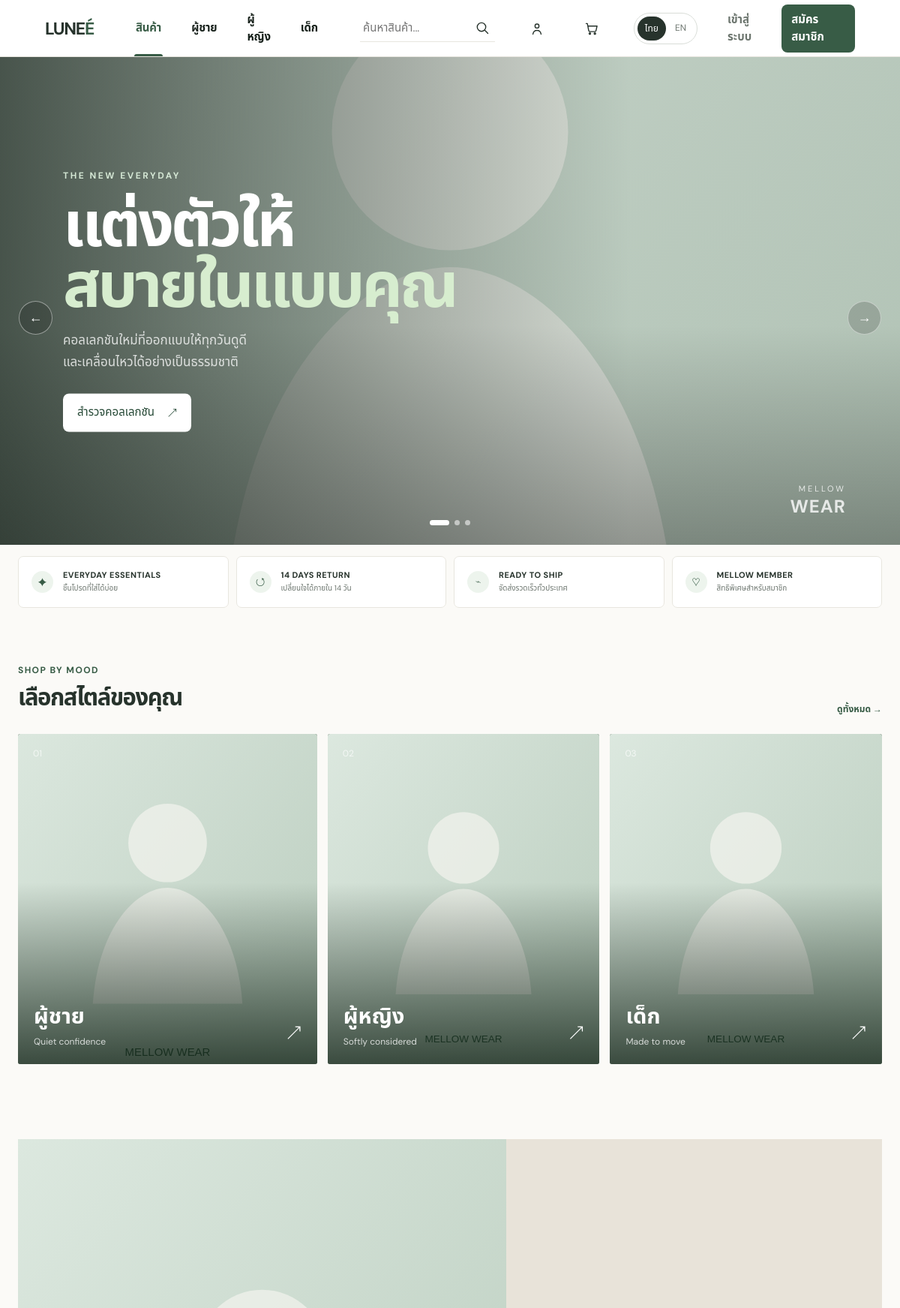
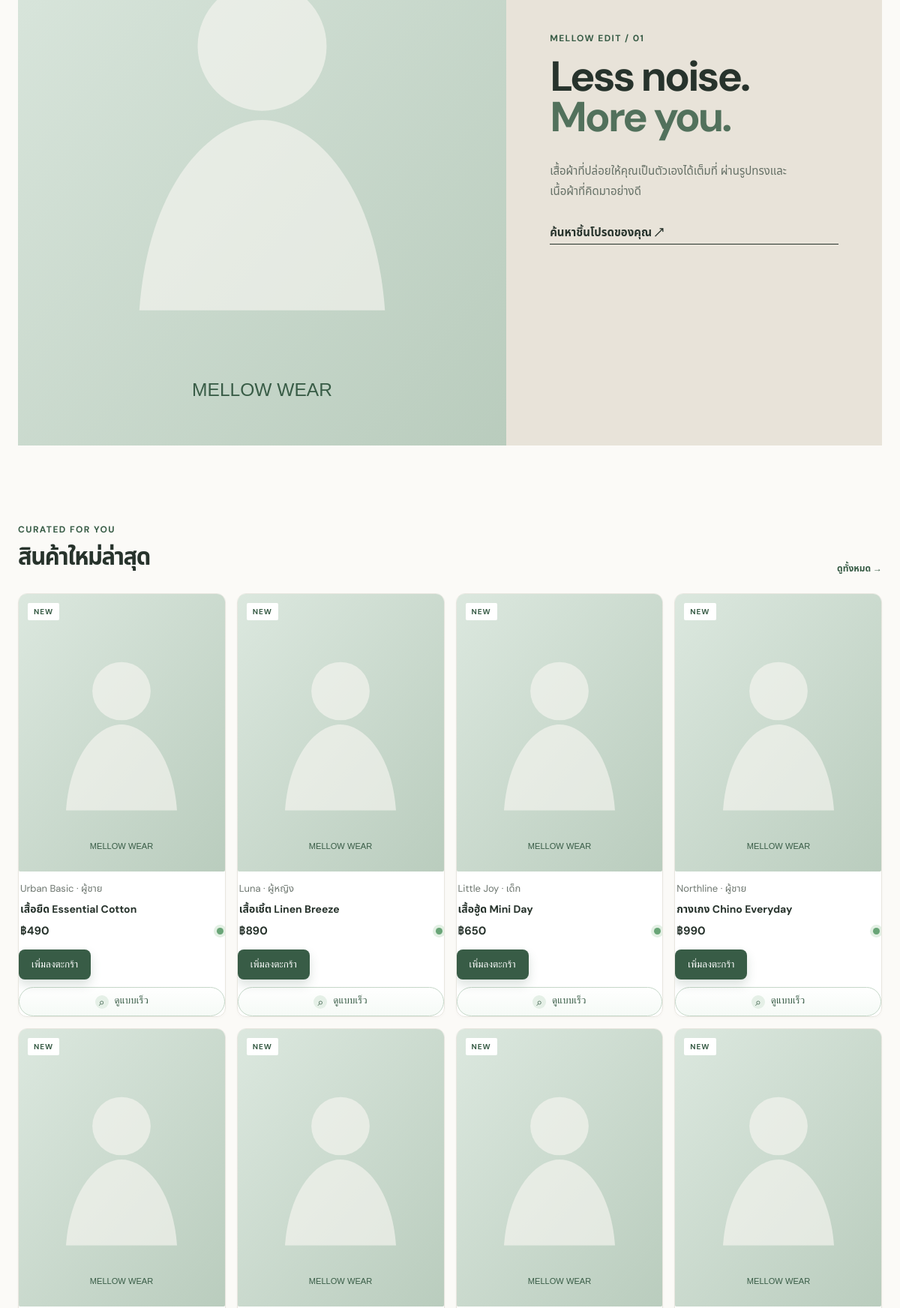
The page / (upper part) on the database its author committed (2 pictures, top to bottom).
### tables this page shows
CREATE TABLE products (
  id INT UNSIGNED AUTO_INCREMENT PRIMARY KEY,
  name VARCHAR(180) NOT NULL,
  category ENUM('men','women','kids') NOT NULL,
  brand VARCHAR(80) NOT NULL,
  color VARCHAR(50) NOT NULL,
  sizes VARCHAR(120) NOT NULL,
  price DECIMAL(10,2) NOT NULL,
  stock INT NOT NULL DEFAULT 0,
  image_url VARCHAR(500) DEFAULT NULL,
  description TEXT,
  is_active TINYINT(1) NOT NULL DEFAULT 1,
  created_at TIMESTAMP DEFAULT CURRENT_TIMESTAMP
);

### config.php (called while the page is built, shortened)
<?php
function db(): PDO {
    static $pdo;
    if (!$pdo) {
        $pdo = new PDO('mysql:host='.DB_HOST.';dbname='.DB_NAME.';charset=utf8mb4', DB_USER, DB_PASS, [
            PDO::ATTR_ERRMODE => PDO::ERRMODE_EXCEPTION,
            PDO::ATTR_DEFAULT_FETCH_MODE => PDO::FETCH_ASSOC,
        ]);
    }
    return $pdo;
}
function current_user(): ?array { return $_SESSION['user'] ?? null; }
function current_lang(): string { return ($_SESSION['lang'] ?? 'th') === 'en' ? 'en' : 'th'; }
function t(string $thai, string $english): string { return current_lang() === 'en' ? $english : $thai; }
function e(?string $value): string { return htmlspecialchars((string)$value, ENT_QUOTES, 'UTF-8'); }

### index.php (the view, shortened to what this page needs)
<?php
require_once __DIR__.'/config.php';
$where=['is_active = 1'];$params=[];
$sort=($_GET['sort']??'')==='high'?'price DESC':(($_GET['sort']??'')==='low'?'price ASC':'created_at DESC');$stmt=db()->prepare('SELECT * FROM products WHERE '.implode(' AND ',$where)." ORDER BY $sort");$stmt->execute($params);$products=$stmt->fetchAll();$colors=db()->query('SELECT DISTINCT color FROM products WHERE is_active=1 ORDER BY color')->fetchAll(PDO::FETCH_COLUMN);$brands=db()->query('SELECT DISTINCT brand FROM products WHERE is_active=1 ORDER BY brand')->fetchAll(PDO::FETCH_COLUMN);$page_title='Mellow Wear | เสื้อผ้าทุกวัน';require __DIR__.'/partials_header.php';
?>
<main class="storefront" id="top">
<section class="store-hero" data-reveal><div class="hero-slide active"><img src="https://images.unsplash.com/photo-1529139574466-a303027c1d8b?auto=format&fit=crop&w=1800&q=88" alt="คอลเลกชันเสื้อผ้า Mellow Wear"><div class="hero-overlay"></div><div class="hero-copy"><div class="eyebrow">THE NEW EVERYDAY</div><h1>แต่งตัวให้<br><em>สบายในแบบคุณ</em></h1><p>คอลเลกชันใหม่ที่ออกแบบให้ทุกวันดูดี<br>และเคลื่อนไหวได้อย่างเป็นธรรมชาติ</p><a class="button hero-button" href="#new-arrivals">สำรวจคอลเลกชัน <span>↗</span></a></div></div><button class="hero-arrow prev" aria-label="สไลด์ก่อนหน้า">←</button><button class="hero-arrow next" aria-label="สไลด์ถัดไป">→</button><div class="hero-dots"><i class="active"></i><i></i><i></i></div><div class="hero-label">MELLOW<br><b>WEAR</b></div></section>
<section class="service-row" data-reveal><div><span>✦</span><b>EVERYDAY ESSENTIALS</b><small>ชิ้นโปรดที่ใส่ได้บ่อย</small></div><div><span>↺</span><b>14 DAYS RETURN</b><small>เปลี่ยนใจได้ภายใน 14 วัน</small></div><div><span>⌁</span><b>READY TO SHIP</b><small>จัดส่งรวดเร็วทั่วประเทศ</small></div><div><span>♡</span><b>MELLOW MEMBER</b><small>สิทธิพิเศษสำหรับสมาชิก</small></div></section>
<section class="shop-categories section-shell" data-reveal><div class="section-intro"><div><div class="eyebrow">SHOP BY MOOD</div><h2>เลือกสไตล์ของคุณ</h2></div><a class="view-link" href="#filters">ดูทั้งหมด →</a></div><div class="category-editorial"><a class="cat-tile cat-men" href="index.php?category=men"><img src="https://images.unsplash.com/photo-1617137968427-85924c800a22?auto=format&fit=crop&w=900&q=85" alt="เสื้อผ้าผู้ชาย" loading="lazy"><span>01</span><div><b>ผู้ชาย</b><small>Quiet confidence</small></div><i>↗</i></a><a class="cat-tile cat-women" href="index.php?category=women"><img src="https://images.unsplash.com/photo-1485968579580-b6d095142e6e?auto=format&fit=crop&w=900&q=85" alt="เสื้อผ้าผู้หญิง" loading="lazy"><span>02</span><div><b>ผู้หญิง</b><small>Softly considered</small></div><i>↗</i></a><a class="cat-tile cat-kids" href="index.php?category=kids"><img src="https://images.unsplash.com/photo-1503919545889-aef636e10ad4?auto=format&fit=crop&w=900&q=85" alt="เสื้อผ้าเด็ก" loading="lazy"><span>03</span><div><b>เด็ก</b><small>Made to move</small></div><i>↗</i></a></div></section>
<section class="promo-banner section-shell" data-reveal><div class="promo-image"><img src="https://images.unsplash.com/photo-1496747611176-843222e1e57c?auto=format&fit=crop&w=1400&q=85" alt="Mellow Wear new collection" loading="lazy"></div><div class="promo-copy"><div class="eyebrow">MELLOW EDIT / 01</div><h2>Less noise.<br><em>More you.</em></h2><p>เสื้อผ้าที่ปล่อยให้คุณเป็นตัวเองได้เต็มที่ ผ่านรูปทรงและเนื้อผ้าที่คิดมาอย่างดี</p><a class="text-link" href="#new-arrivals">ค้นหาชิ้นโปรดของคุณ ↗</a></div></section>
<section class="store-products section-shell" id="new-arrivals"><div class="section-intro" data-reveal><div><div class="eyebrow">CURATED FOR YOU</div><h2>สินค้าใหม่ล่าสุด</h2></div><a class="view-link" href="#filters">ดูทั้งหมด →</a></div><div class="product-grid store-grid"><?php foreach($products as $i=>$p): ?><article class="card store-card" data-reveal style="--delay:<?=$i*70?>ms"><a class="card-image" href="product.php?id=<?=$p['id']?>"><img src="<?=e($p['image_url'])?>" alt="<?=e($p['name'])?>" loading="lazy"><span class="card-badge">NEW</span></a><div class="card-body"><div class="card-meta"><?=e($p['brand'])?> · <?=['men'=>'ผู้ชาย','women'=>'ผู้หญิง','kids'=>'เด็ก'][$p['category']]?></div><h3><?=e($p['name'])?></h3><div class="card-bottom"><div class="price">฿<?=number_format((float)$p['price'])?></div><span class="stock-dot" title="พร้อมส่ง"></span></div></div><form method="post" action="cart.php" class="quick-add-form"><button class="button" type="submit">เพิ่มลงตะกร้า</button></form></article><?php endforeach; ?></div></section>
</main><?php require __DIR__.'/partials_footer.php'; ?>

### partials_header.php (shortened to what this page needs)
<?php
require_once __DIR__.'/config.php';
$user = current_user(); $is_admin_user = $user && (($user['role'] ?? '') === 'admin'); $cart_total = cart_count(); $lang = current_lang();
?>
<!doctype html><html lang="<?=$lang?>"><head><link rel="stylesheet" href="assets/style.css?v=20260912"><?php if (basename($_SERVER['SCRIPT_NAME']) === 'index.php'): ?><link rel="stylesheet" href="assets/storefront.css?v=20260912"><?php endif; ?></head><body>
<div class="page-progress" aria-hidden="true"></div><header class="site-header"><a class="brand" href="index.php" aria-label="Mellow Wear หน้าหลัก">mellow<span>wear</span></a><button class="menu-toggle" type="button" aria-label="<?=e(t('เปิดเมนู','Open menu'))?>" aria-expanded="false"><i></i><i></i><i></i></button><nav class="main-nav"><a href="index.php"><?=e(t('สินค้า','Shop'))?></a><a href="index.php?category=men"><?=e(t('ผู้ชาย','Men'))?></a><a href="index.php?category=women"><?=e(t('ผู้หญิง','Women'))?></a><a href="index.php?category=kids"><?=e(t('เด็ก','Kids'))?></a></nav><form class="header-search" method="get" action="index.php"><input type="search" name="q" value="<?=e($_GET['q'] ?? '')?>" placeholder="<?=e(t('ค้นหาสินค้า...','Search products...'))?>" aria-label="<?=e(t('ค้นหาสินค้า','Search products'))?>"><button type="submit" aria-label="<?=e(t('ค้นหา','Search'))?>" title="<?=e(t('ค้นหา','Search'))?>"><svg viewBox="0 0 24 24" aria-hidden="true"><circle cx="10.8" cy="10.8" r="6.8"></circle><path d="m16 16 5 5"></path></svg></button></form><a class="header-icon account-icon" href="<?=$user?'member.php':'login.php'?>" aria-label="<?=e(t('สมาชิก','Account'))?>" title="<?=e(t('บัญชีสมาชิก','Account'))?>"><svg viewBox="0 0 24 24" aria-hidden="true"><circle cx="12" cy="8" r="3.2"></circle><path d="M5.5 21c.6-4 2.8-6 6.5-6s5.9 2 6.5 6"></path></svg></a><a class="header-icon cart-icon" href="cart.php" aria-label="<?=e(t('ตะกร้าสินค้า','Shopping cart'))?>" title="<?=e(t('ตะกร้าสินค้า','Shopping cart'))?>"><svg viewBox="0 0 24 24" aria-hidden="true"><path d="M3 4h2l2.1 11.2a2 2 0 0 0 2 1.7h7.8a2 2 0 0 0 1.9-1.5L20.5 8H6"></path><circle cx="9" cy="20" r="1.2"></circle><circle cx="17" cy="20" r="1.2"></circle></svg><?php if ($cart_total): ?><b><?=$cart_total?></b><?php endif; ?></a><div class="language-switcher"><a href="?lang=th" class="<?=$lang==='th'?'active':''?>">ไทย</a><a href="?lang=en" class="<?=$lang==='en'?'active':''?>">EN</a></div><div class="nav-user"><?php if ($user): ?><?php if ($is_admin_user): ?><a class="admin-link" href="admin.php"><?=e(t('หลังบ้าน','Admin'))?></a><?php endif; ?><a class="welcome-link" href="member.php"><?=e(t('สวัสดี, ','Hi, '))?><?= e(explode(' ', $user['name'])[0]) ?></a><a href="logout.php"><?=e(t('ออกจากระบบ','Log out'))?></a><?php else: ?><a href="login.php"><?=e(t('เข้าสู่ระบบ','Log in'))?></a><a class="button button-small" href="register.php"><?=e(t('สมัครสมาชิก','Sign up'))?></a><?php endif; ?></div></header>

### partials_footer.php (shortened to what this page needs)
</body></html>

### rows shown on the page
products: brand "Urban Basic", category "ผู้ชาย", name "เสื้อยืด Essential Cotton", price "490"
products: brand "Luna", category "ผู้หญิง", name "เสื้อเชิ้ต Linen Breeze", price "890"
products: brand "Little Joy", category "เด็ก", name "เสื้อฮู้ด Mini Day", price "650"
products: brand "Northline", category "ผู้ชาย", name "กางเกง Chino Everyday", price "990"

### other values the page prints
t('สินค้า','Shop') "สินค้า"
t('ผู้ชาย','Men') "ผู้ชาย"
t('ผู้หญิง','Women') "ผู้หญิง"
t('เด็ก','Kids') "เด็ก"
t('เข้าสู่ระบบ','Log in') "เข้าสู่ระบบ"
t('สมัครสมาชิก','Sign up') "สมัครสมาชิก"
